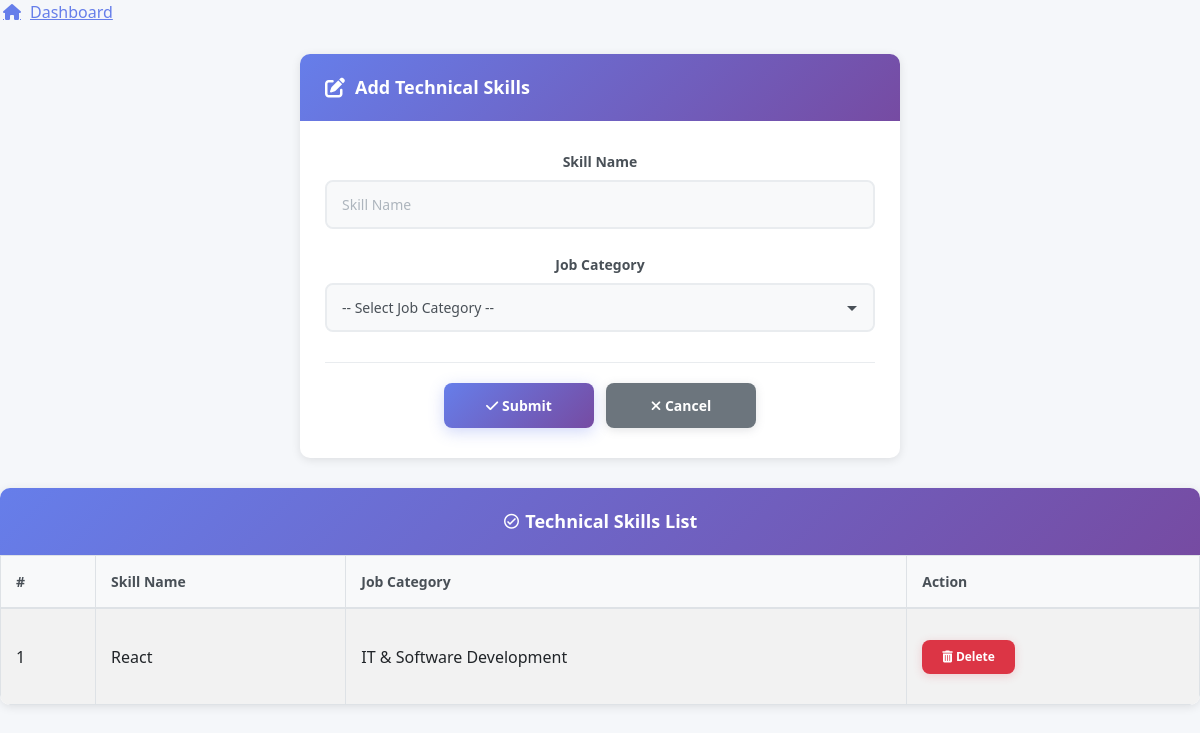
The app's page /Admin/TechnicalSkill.php with its own data.
### tables this page shows
CREATE TABLE `tbl_technical_skills` (
  `technical_skill_id` int(11) NOT NULL,
  `technical_skill_name` varchar(50) NOT NULL,
  `job_category_id` int(11) NOT NULL
);

CREATE TABLE `tbl_job_category` (
  `job_category_id` int(11) NOT NULL,
  `job_category_name` varchar(50) NOT NULL
);

### Admin/TechnicalSkill.php (the view, shortened to what this page needs)
<?php
include("../Assets/Connection/connection.php");
        ?>
<!DOCTYPE html PUBLIC "-//W3C//DTD XHTML 1.0 Transitional//EN"
"http://www.w3.org/TR/xhtml1/DTD/xhtml1-transitional.dtd">
<html xmlns="http://www.w3.org/1999/xhtml">
<head>
<link rel="stylesheet" href="https://cdnjs.cloudflare.com/ajax/libs/MaterialDesign-Webfont/7.0.96/css/materialdesignicons.min.css">
<link href="https://cdnjs.cloudflare.com/ajax/libs/bootstrap/5.3.0/css/bootstrap.min.css" rel="stylesheet">
<link rel="stylesheet" href="https://cdnjs.cloudflare.com/ajax/libs/font-awesome/6.4.0/css/all.min.css">
<link rel="stylesheet" href="../Assets/Templates/Admin/Admin-Template/Styles/Dashboard.css">
<link rel="stylesheet" href="../Assets/Templates/Admin/Admin-Template/Styles/ButtonImage.css">
<link rel="stylesheet" href="../Assets/Templates/Admin/Admin-Template/Styles/FormsTextbox.css">
</head>
<body>
<p>
  <a href="AdminHome.php" class="link-with-icon">
    <i class="fas fa-home"></i> Dashboard
  </a>
</p>
<center>
<form id="form1" name="form1" method="post" action="">
  <div class="form-container">
    <div class="form-header">
      <i class="fas fa-edit"></i> Add Technical Skills
    </div>
    <div class="form-body">
      <div class="form-group">
        <label for="txt_name2" class="form-label">Skill Name</label>
        <input type="text" name="txt_name" id="txt_name2" class="form-control" placeholder="Skill Name" required />
      </div>
      <div class="form-group">
        <label for="sel_category" class="form-label">Job Category</label>
        <select name="sel_category" id="sel_category" class="form-control" required>
          <option value="">-- Select Job Category --</option>
        </select>
      </div>
      <div class="form-actions">
        <button type="submit" name="btn_submit" id="btn_submit" class="btn-primary">
          <i class="fas fa-check"></i> Submit
        </button>
        <button type="reset" name="txt_cancel" id="txt_cancel" class="btn-secondary">
          <i class="fas fa-times"></i> Cancel
        </button>
      </div>
    </div>
  </div>
  <div class="table-container mt-4">
    <div class="table-header">
      <i class="mdi mdi-check-circle-outline"></i> Technical Skills List
    </div>
    <div class="table-responsive">
      <table border="0" height="150" class="table table-bordered table-striped">
        <thead>
          <tr>
            <th>#</th>
            <th>Skill Name</th>
            <th>Job Category</th>
            <th>Action</th>
          </tr>
        </thead>
        <tbody>
        <?php
        $i = 0;
        $selqry = "SELECT s.*, c.job_category_name
                   FROM tbl_technical_skills s
                   INNER JOIN tbl_job_category c
                   ON s.job_category_id = c.job_category_id";
        $rows = $con->query($selqry);
        while($data = $rows->fetch_assoc()) {
            $i++;
            ?>
            <tr>
              <td><?php echo $i ?></td>
              <td><?php echo $data['technical_skill_name'] ?></td>
              <td><?php echo $data['job_category_name'] ?></td>
              <td>
                <a href="TechnicalSkill.php?clrID=<?php echo $data['technical_skill_id']?>" class="btn btn-danger btn-sm">
                  <i class="fas fa-trash-alt"></i> Delete
                </a>
              </td>
            </tr>
            <?php
        }
        ?>
        </tbody>
      </table>
    </div>
  </div>
</form>
</center>
</body>
</html>

### Assets/Templates/Admin/Admin-Template/Styles/Dashboard.css (style rules this page uses)
:root { --primary-color: #4c84ff; --secondary-color: #6c757d; --success-color: #28a745; --danger-color: #dc3545; --warning-color: #ffc107; --info-color: #17a2b8; --light-color: #f8f9fa; --dark-color: #343a40; --sidebar-width: 280px; }
* { margin: 0; padding: 0; box-sizing: border-box; }
body { font-family: 'Segoe UI', Tahoma, Geneva, Verdana, sans-serif; background-color: #f5f7fa; color: #333; }
.table-container { background: white; border-radius: 10px; box-shadow: 0 2px 10px rgba(0,0,0,0.1); margin-bottom: 30px; overflow: hidden; }
.table-header { background: linear-gradient(135deg, #667eea 0%, #764ba2 100%); color: white; padding: 20px 25px; font-size: 18px; font-weight: 600; }
.table-responsive { border-radius: 0 0 10px 10px; }
.table { margin-bottom: 0; }
.table th { background: #f8f9fa; border-top: none; font-weight: 600; color: #495057; padding: 15px; font-size: 14px; border-bottom: 2px solid #dee2e6; }
.table td { padding: 15px; vertical-align: middle; border-bottom: 1px solid #dee2e6; }
.table-container { animation: fadeIn 0.5s ease; }

### Assets/Templates/Admin/Admin-Template/Styles/ButtonImage.css (style rules this page uses)
.btn-primary { padding: 12px 30px; background: linear-gradient(135deg, #667eea 0%, #764ba2 100%); color: white; border: none; border-radius: 8px; font-size: 14px; font-weight: 600; cursor: pointer; text-decoration: none; display: inline-block; transition: all 0.3s ease; box-shadow: 0 4px 15px rgba(102, 126, 234, 0.3); }
.btn-secondary { padding: 12px 30px; background: #6c757d; color: white; border: none; border-radius: 8px; font-size: 14px; font-weight: 600; cursor: pointer; text-decoration: none; display: inline-block; transition: all 0.3s ease; box-shadow: 0 2px 10px rgba(108, 117, 125, 0.2); }
.btn-danger { padding: 12px 30px; background: #dc3545; color: white; border: none; border-radius: 8px; font-size: 14px; font-weight: 600; cursor: pointer; text-decoration: none; display: inline-block; transition: all 0.3s ease; box-shadow: 0 2px 10px rgba(220, 53, 69, 0.2); }
.btn-sm { padding: 8px 20px; font-size: 12px; }
a { color: #4c84ff; text-decoration: none; transition: all 0.3s ease; }
.link-with-icon { display: inline-flex; align-items: center; gap: 8px; color: #4c84ff; text-decoration: none; font-weight: 500; transition: all 0.3s ease; }
.link-with-icon i { font-size: 16px; transition: transform 0.3s ease; }

### Assets/Templates/Admin/Admin-Template/Styles/FormsTextbox.css (style rules this page uses)
.form-container { background: white; border-radius: 10px; box-shadow: 0 2px 10px rgba(0,0,0,0.1); max-width: 600px; margin: 30px auto; overflow: hidden; animation: fadeIn 0.5s ease; }
.form-header { background: linear-gradient(135deg, #667eea 0%, #764ba2 100%); color: white; padding: 20px 25px; font-size: 18px; font-weight: 600; display: flex; align-items: center; gap: 10px; }
.form-header i { font-size: 20px; }
.form-body { padding: 30px 25px; }
.form-group { margin-bottom: 25px; }
.form-label { display: block; margin-bottom: 8px; color: #495057; font-weight: 600; font-size: 14px; }
.form-control { width: 100%; padding: 12px 15px; border: 2px solid #e9ecef; border-radius: 8px; font-size: 14px; font-family: 'Segoe UI', Tahoma, Geneva, Verdana, sans-serif; color: #495057; background-color: #f8f9fa; transition: all 0.3s ease; outline: none; }
.form-control::placeholder { color: #adb5bd; }
select.form-control { cursor: pointer; background-repeat: no-repeat; background-position: right 15px center; padding-right: 40px; appearance: none; }
.form-actions { display: flex; gap: 12px; justify-content: center; margin-top: 30px; padding-top: 20px; border-top: 1px solid #e9ecef; }
.form-actions button, .form-actions input[type="submit"], .form-actions input[type="reset"], .form-actions input[type="button"] { flex: 1; max-width: 150px; }

### records on screen
tbl_technical_skills: technical_skill_name "React", job_category.job_category_name "IT & Software Development"
